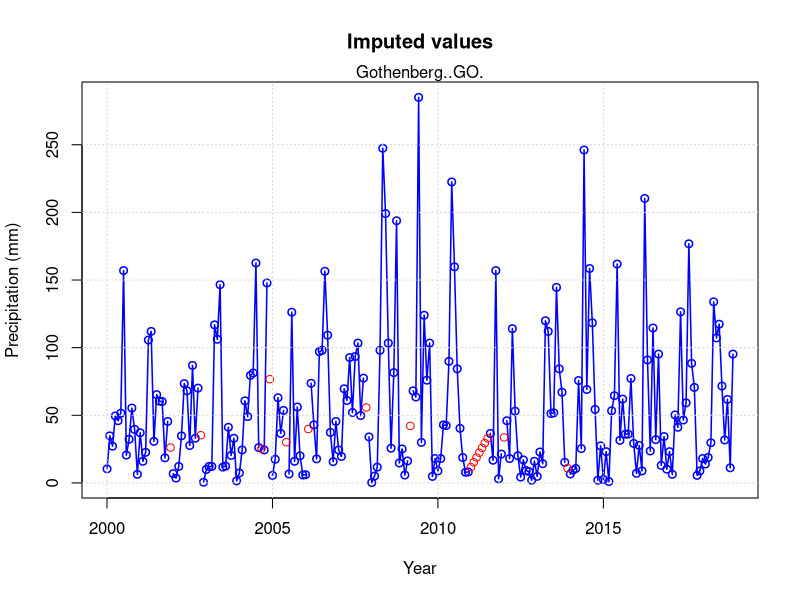
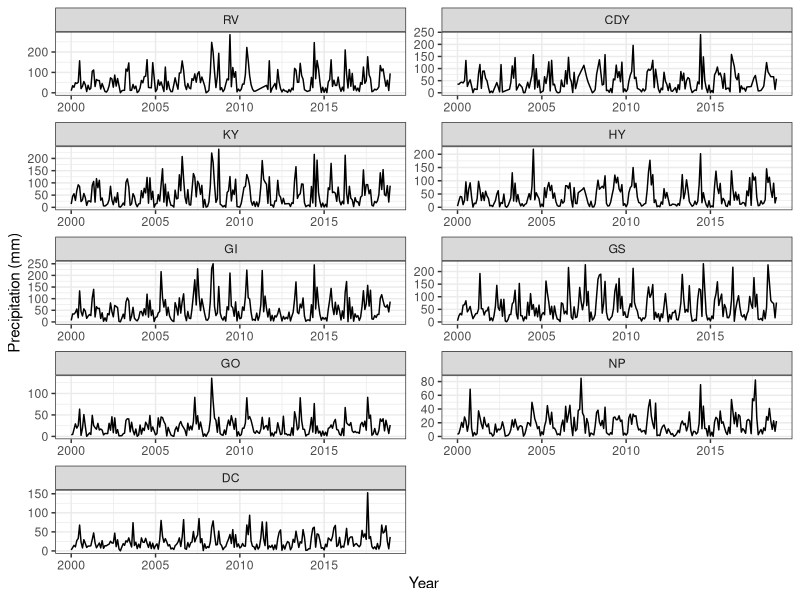

R code for these plots, in order:
############----------------Data Processing-------------------------------------------------######
## This program takes the selected precipitation time series with missing values and
## uses linear interpolation to replace the missing values. 
## This program also plots graphs to visualize the original precipitation after using 
## interpolation

## Setting up the project
setwd("C:/Users/Aastha/Desktop/GWProject")
list.of.packages <- c("ggplot2", "forecast","reshape2","dplyr")
new.packages <- list.of.packages[!(list.of.packages %in% installed.packages()[,"Package"])]
if(length(new.packages)) install.packages(new.packages)


## Read the data containing groundwater levels with missing values
prec <- read.csv(file ="Data_Processing/Precipitation_with_missinggaps.csv",header = TRUE)
head(prec)

## Count the missing values
na_count <-sapply(prec, function(y) sum(length(which(is.na(y)))))
(na_count/nrow(prec))*100


library(forecast)
prec_imputed<-c()
for(i in 1:ncol(prec)){
        imp <- na.interp(prec[,i])
        prec_imputed<-cbind(prec_imputed,imp)
}

colnames(prec_imputed)<-c("RV","CDY","KY","HY","GI","GS","GO","NP","DC")

head(prec_imputed)
write.csv(prec_imputed,"Precipitation_imputed.csv")

# Visualize the imputed values in one of the precipitation stations (units changed from inches to mm)
dat <- prec[,1]*25.4
dates = seq(from = as.Date("2000-01-01"), to = as.Date("2018-12-1"), by = 'month')
imp <- na.interp(dat)
x <- 2000 + (which(is.na(dat))-1)/12 
y <- imp[which(is.na(dat))]

dat.ts<-ts(dat,start=c(2000,1),end=c(2018,12),frequency = 12)
ts.plot(dat.ts,gpars = list(xlab="Year",ylab="Precipitation (mm)"),main = "Imputed values",
        type="o",lwd=1.5,col="blue")
points(x,y,col="red",pch=1,cex=1) 
mtext(colnames(prec)[7])
grid()


## Plot precipitation
## For plotting, change feet to metres
prec_m <- sapply(as.data.frame(prec_imputed), function(y) y*25.4)

dates = seq(from = as.Date("2000-01-01"), to = as.Date("2018-12-1"), by = 'month')
prec_m2 <- data.frame(as.data.frame(prec_m),dates)
colnames(prec_m2)[10]<-"Date"
library(reshape2)
library(ggplot2)
library(dplyr)
prec_m3 <- melt(prec_m2, id.vars = "Date", 
                     variable.name = "Prec", value.name="Amount")
prec_m4 <- prec_m3%>%
        group_by(Date,Prec)

ggplot(data = prec_m4,aes(x = Date, y = Amount)) + 
        geom_line() + facet_wrap(~ Prec, nrow = 6, scales = "free") +
        xlab("Year") + ylab("Precipitation (mm)") + theme_bw()
dev.copy2pdf(file = 'Data_Processing/Precipitation_afterImputation.pdf')
dev.off()

